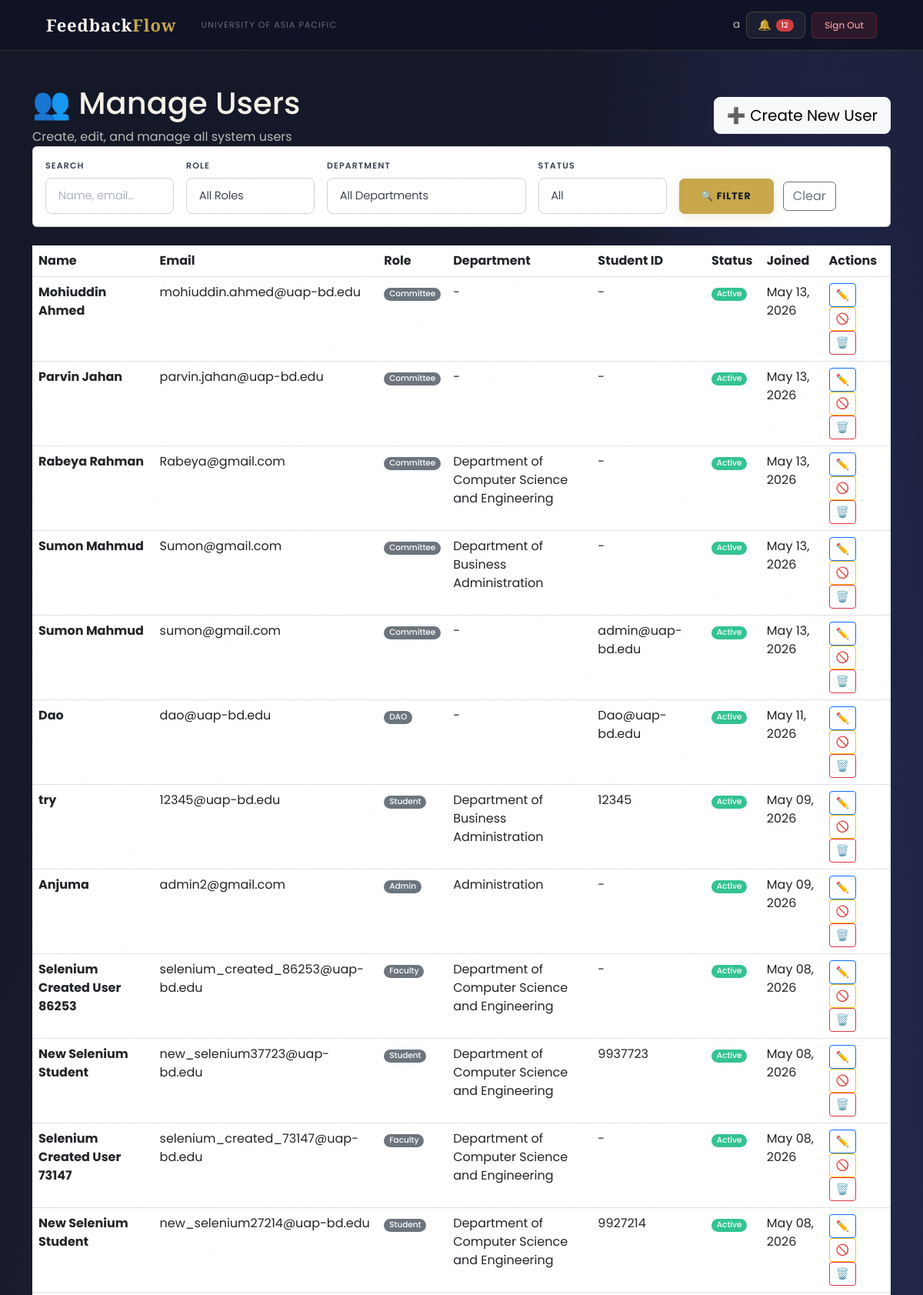
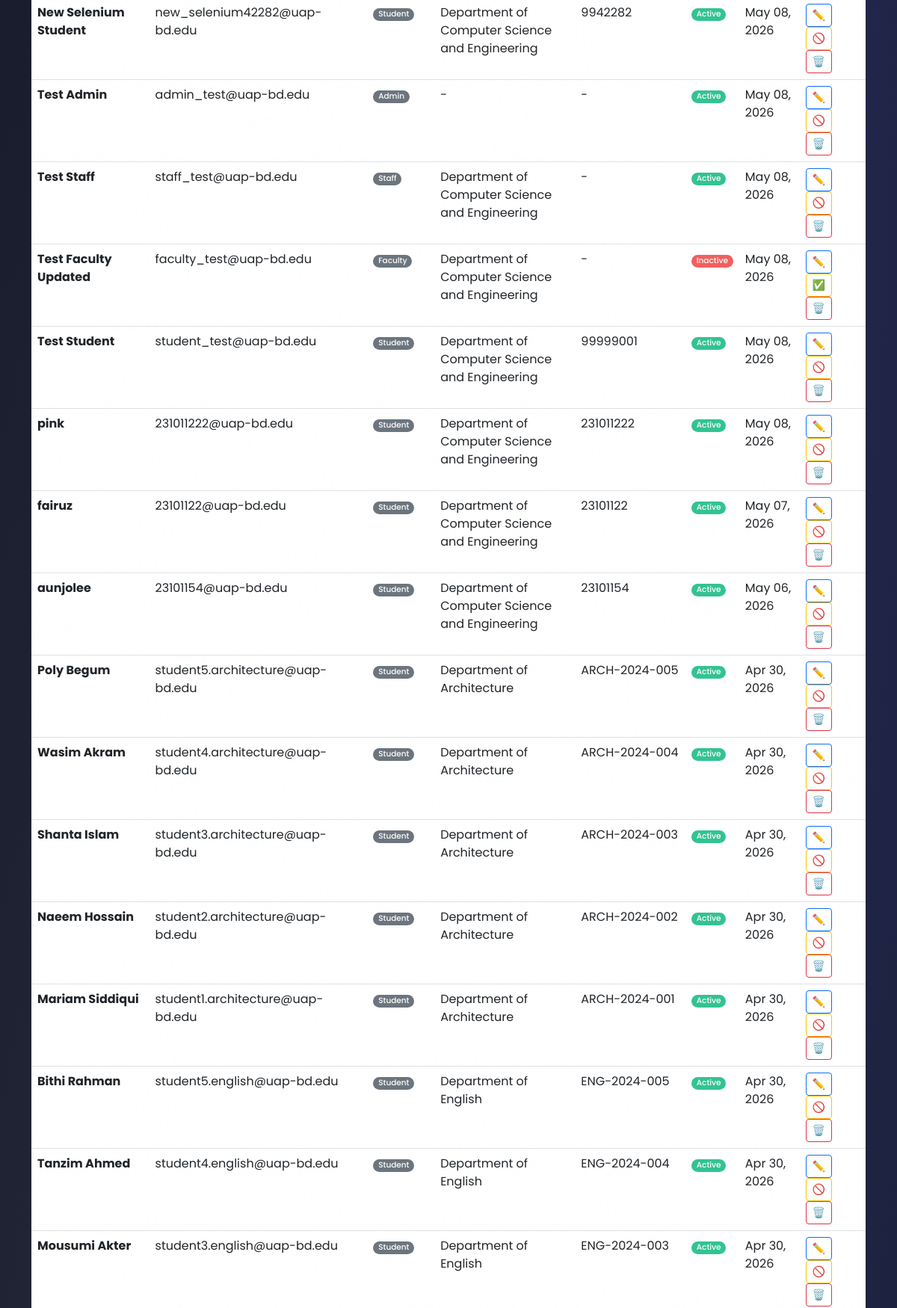
The page /dashboard/users/ (signed in, upper part) on the database its author committed (2 pictures, top to bottom).
### users/models.py (models this page shows, shortened)
class User(AbstractBaseUser, PermissionsMixin):
    ROLE_CHOICES = (
        ('Student', 'Student'),
        ('Faculty', 'Faculty'),
        ('HOD', 'Head of Department'),
        ('Staff', 'Staff'),
        ('DAO', 'Dean of Administration Office'),
        ('Admin', 'Administrator'),
        ('Committee', 'Committee Member'),
    )
    DEPARTMENT_CHOICES = (
        ('DBA', 'Department of Business Administration'),
        ('CSE', 'Department of Computer Science and Engineering'),
        ('CE', 'Department of Civil Engineering'),
        ('EEE', 'Department of Electrical and Electronic Engineering'),
        ('Pharmacy', 'Department of Pharmacy'),
        ('Law', 'Department of Law and Human Rights'),
        ('English', 'Department of English'),
        ('Architecture', 'Department of Architecture'),
    )
    COMMITTEE_TYPE_CHOICES = (
        ('Harassment Committee', 'Harassment Committee'),
        ('Proctorial Committee', 'Proctorial Committee'),
    )
    email       = models.EmailField(unique=True, max_length=255)
    full_name   = models.CharField(max_length=150)
    role        = models.CharField(max_length=20, choices=ROLE_CHOICES)
    department  = models.CharField(max_length=100, choices=DEPARTMENT_CHOICES, null=True, blank=True)
    student_id  = models.CharField(max_length=50, unique=True, null=True, blank=True)
    committee_type = models.CharField(
        max_length=50,
        choices=COMMITTEE_TYPE_CHOICES,
        null=True, blank=True
    )
    is_active   = models.BooleanField(default=True)
    is_staff    = models.BooleanField(default=False)
    created_at  = models.DateTimeField(auto_now_add=True)
    updated_at  = models.DateTimeField(auto_now=True)
    USERNAME_FIELD  = 'email'
    REQUIRED_FIELDS = ['full_name']
    objects = UserManager()
    class Meta:
        verbose_name        = 'User'
        verbose_name_plural = 'Users'
        ordering            = ['-created_at']
    def get_short_name(self):
        return self.full_name.split()[0] if self.full_name else self.email

### users/views.py (the view)
# urls.py: path('dashboard/users/',                              views.admin_user_list,         name='admin_user_list'),
@login_required
def admin_user_list(request):
    if request.user.role != 'Admin':
        return redirect('login')
    users         = User.objects.all().order_by('-created_at')
    search        = request.GET.get('search', '')
    role_filter   = request.GET.get('role', '')
    dept_filter   = request.GET.get('department', '')
    status_filter = request.GET.get('status', '')
    if search:
        users = users.filter(full_name__icontains=search) | users.filter(email__icontains=search)
    if role_filter:
        users = users.filter(role=role_filter)
    if dept_filter:
        users = users.filter(department=dept_filter)
    if status_filter == 'active':
        users = users.filter(is_active=True)
    elif status_filter == 'inactive':
        users = users.filter(is_active=False)
    context = {
        'users':              users,
        'search':             search,
        'role_filter':        role_filter,
        'dept_filter':        dept_filter,
        'status_filter':      status_filter,
        'roles':              User.ROLE_CHOICES,
        'departments':        User.DEPARTMENT_CHOICES,
        'role_choices':       User.ROLE_CHOICES,
        'department_choices': User.DEPARTMENT_CHOICES,
    }
    return render(request, 'users/admin_user_list.html', context)

### users/context_processors.py (called while the page is built)
def notifications_count(request):
    if request.user.is_authenticated:
        from users.models import Notification
        count = Notification.objects.filter(
            recipient=request.user,
            is_read=False
        ).count()
        return {'unread_notifications_count': count}
    return {'unread_notifications_count': 0}

### users/templates/users/admin_user_list.html (shortened to what this page needs)
{% extends 'users/dashboard_base.html' %}
{% block content %}
<div class="container mt-4">
    <div class="dashboard-header">
        <div class="row align-items-center">
            <div class="col-md-8">
                <h1>👥 Manage Users</h1>
                <p class="mb-0 opacity-75">Create, edit, and manage all system users</p>
            </div>
            <div class="col-md-4 text-end">
                <a href="{% url 'admin_user_create' %}" class="btn btn-light btn-lg">
                    ➕ Create New User
                </a>
            </div>
        </div>
    </div>
    <div class="card info-card mb-4">
        <div class="card-body">
            <form method="get" class="row g-3 align-items-end">
                <div class="col-md-2">
                    <label class="form-label fw-semibold">Search</label>
                    <input type="text" name="q" class="form-control" placeholder="Name, email..." value="{{ search_query }}">
                </div>
                <div class="col-md-2">
                    <label class="form-label fw-semibold">Role</label>
                    <select name="role" class="form-select">
                        <option value="">All Roles</option>
                    </select>
                </div>
                <div class="col-md-3">
                    <label class="form-label fw-semibold">Department</label>
                    <select name="department" class="form-select">
                        <option value="">All Departments</option>
                    </select>
                </div>
                <div class="col-md-2">
                    <label class="form-label fw-semibold">Status</label>
                    <select name="status" class="form-select">
                        <option value="">All</option>
                    </select>
                </div>
                <div class="col-md-3">
                    <button type="submit" class="btn btn-primary me-2">🔍 Filter</button>
                    <a href="{% url 'admin_user_list' %}" class="btn btn-outline-secondary">Clear</a>
                </div>
            </form>
        </div>
    </div>
    <div class="modern-table">
        <table class="table table-hover mb-0">
            <thead>
            <tr>
                <th>Name</th>
                <th>Email</th>
                <th>Role</th>
                <th>Department</th>
                <th>Student ID</th>
                <th>Status</th>
                <th>Joined</th>
                <th>Actions</th>
            </tr>
            </thead>
            <tbody>
            {% for u in users %}
            <tr>
                <td><strong>{{ u.full_name }}</strong></td>
                <td>{{ u.email }}</td>
                <td><span class="badge bg-secondary">{{ u.role }}</span></td>
                <td>{{ u.get_department_display|default:"-" }}</td>
                <td>{{ u.student_id|default:"-" }}</td>
                <td>
                    {% if u.is_active %}
                    <span class="badge bg-success">Active</span>
                    {% else %}
                    <span class="badge bg-danger">Inactive</span>
                    {% endif %}
                </td>
                <td>{{ u.created_at|date:"M d, Y" }}</td>
                <td>
                    <a href="{% url 'admin_user_edit' u.id %}" class="btn btn-sm btn-outline-primary" title="Edit">✏️</a>
                    <a href="{% url 'admin_user_toggle_active' u.id %}" class="btn btn-sm btn-outline-warning" title="Toggle Active">
                        {% if u.is_active %}🚫{% else %}✅{% endif %}
                    </a>
                    <a href="{% url 'admin_user_delete' u.id %}" class="btn btn-sm btn-outline-danger" title="Delete">🗑️</a>
                </td>
            </tr>
            {% empty %}
            <tr>
                <td colspan="8" class="text-center text-muted py-4">No users found matching your filters.</td>
            </tr>
            {% endfor %}
            </tbody>
        </table>
    </div>
</div>
{% endblock %}

### users/templates/users/base.html (shortened to what this page needs)
<!DOCTYPE html>
<html lang="en">
<head>
    <link href="https://cdn.jsdelivr.net/npm/bootstrap@5.3.0/dist/css/bootstrap.min.css" rel="stylesheet">
</head>
<body>
<nav class="navbar navbar-expand-lg">
    <div class="container-fluid d-flex align-items-center gap-3">
        <a class="navbar-brand" href="/">Feedback<em>Flow</em></a>
        <span class="navbar-text d-none d-md-inline">University of Asia Pacific</span>
        {% if user.is_authenticated %}
        <div class="ms-auto d-flex align-items-center gap-2">
            <span class="nav-user-info d-none d-md-inline">{{ user.get_short_name }}</span>
            <a href="{% url 'notifications' %}" class="btn-bell">
                🔔
                {% if unread_notifications_count > 0 %}
                <span class="badge bg-danger" style="font-size:10px;padding:3px 7px;">{{ unread_notifications_count }}</span>
                {% endif %}
            </a>
            <a href="{% url 'logout' %}" class="btn-logout">Sign Out</a>
        </div>
        {% else %}
        <div class="ms-auto">
            <a href="{% url 'login' %}" class="btn-login">Login</a>
        </div>
        {% endif %}
    </div>
</nav>
<main>{% block content %}{% endblock %}</main>
</body>
</html>

### rows shown on the page
User: get_short_name "a"
User: full_name "Mohiuddin Ahmed", email "mohiuddin.ahmed@uap-bd.edu", role "Committee", department "-", student_id "-", is_active "Active", created_at "May 13, 2026"
User: full_name "Parvin Jahan", email "parvin.jahan@uap-bd.edu", role "Committee", department "-", student_id "-", is_active "Active", created_at "May 13, 2026"
User: full_name "Rabeya Rahman", email "Rabeya@gmail.com", role "Committee", department "Department of Computer Science and Engineering", student_id "-", is_active "Active", created_at "May 13, 2026"
User: full_name "Sumon Mahmud", email "Sumon@gmail.com", role "Committee", department "Department of Business Administration", student_id "-", is_active "Active", created_at "May 13, 2026"
User: full_name "Sumon Mahmud", email "sumon@gmail.com", role "Committee", department "-", student_id "admin@uap-bd.edu", is_active "Active", created_at "May 13, 2026"
User: full_name "Dao", email "dao@uap-bd.edu", role "DAO", department "-", student_id "Dao@uap-bd.edu", is_active "Active", created_at "May 11, 2026"
User: full_name "try", email "12345@uap-bd.edu", role "Student", department "Department of Business Administration", student_id "12345", is_active "Active", created_at "May 09, 2026"
User: full_name "Anjuma", email "admin2@gmail.com", role "Admin", department "Administration", student_id "-", is_active "Active", created_at "May 09, 2026"
User: full_name "Selenium Created User 86253", email "selenium_created_86253@uap-bd.edu", role "Faculty", department "Department of Computer Science and Engineering", student_id "-", is_active "Active", created_at "May 08, 2026"
User: full_name "New Selenium Student", email "new_selenium37723@uap-bd.edu", role "Student", department "Department of Computer Science and Engineering", student_id "9937723", is_active "Active", created_at "May 08, 2026"
User: full_name "Selenium Created User 73147", email "selenium_created_73147@uap-bd.edu", role "Faculty", department "Department of Computer Science and Engineering", student_id "-", is_active "Active", created_at "May 08, 2026"
User: full_name "New Selenium Student", email "new_selenium27214@uap-bd.edu", role "Student", department "Department of Computer Science and Engineering", student_id "9927214", is_active "Active", created_at "May 08, 2026"
User: full_name "New Selenium Student", email "new_selenium42282@uap-bd.edu", role "Student", department "Department of Computer Science and Engineering", student_id "9942282", is_active "Active", created_at "May 08, 2026"
User: full_name "Test Admin", email "admin_test@uap-bd.edu", role "Admin", department "-", student_id "-", is_active "Active", created_at "May 08, 2026"
User: full_name "Test Staff", email "staff_test@uap-bd.edu", role "Staff", department "Department of Computer Science and Engineering", student_id "-", is_active "Active", created_at "May 08, 2026"
User: full_name "Test Faculty Updated", email "faculty_test@uap-bd.edu", role "Faculty", department "Department of Computer Science and Engineering", student_id "-", is_active "Inactive", created_at "May 08, 2026"
User: full_name "Test Student", email "student_test@uap-bd.edu", role "Student", department "Department of Computer Science and Engineering", student_id "99999001", is_active "Active", created_at "May 08, 2026"
User: full_name "pink", email "231011222@uap-bd.edu", role "Student", department "Department of Computer Science and Engineering", student_id "231011222", is_active "Active", created_at "May 08, 2026"
User: full_name "fairuz", email "23101122@uap-bd.edu", role "Student", department "Department of Computer Science and Engineering", student_id "23101122", is_active "Active", created_at "May 07, 2026"
User: full_name "aunjolee", email "23101154@uap-bd.edu", role "Student", department "Department of Computer Science and Engineering", student_id "23101154", is_active "Active", created_at "May 06, 2026"
User: full_name "Poly Begum", email "student5.architecture@uap-bd.edu", role "Student", department "Department of Architecture", student_id "ARCH-2024-005", is_active "Active", created_at "Apr 30, 2026"
User: full_name "Wasim Akram", email "student4.architecture@uap-bd.edu", role "Student", department "Department of Architecture", student_id "ARCH-2024-004", is_active "Active", created_at "Apr 30, 2026"
User: full_name "Shanta Islam", email "student3.architecture@uap-bd.edu", role "Student", department "Department of Architecture", student_id "ARCH-2024-003", is_active "Active", created_at "Apr 30, 2026"
User: full_name "Naeem Hossain", email "student2.architecture@uap-bd.edu", role "Student", department "Department of Architecture", student_id "ARCH-2024-002", is_active "Active", created_at "Apr 30, 2026"
User: full_name "Mariam Siddiqui", email "student1.architecture@uap-bd.edu", role "Student", department "Department of Architecture", student_id "ARCH-2024-001", is_active "Active", created_at "Apr 30, 2026"
User: full_name "Bithi Rahman", email "student5.english@uap-bd.edu", role "Student", department "Department of English", student_id "ENG-2024-005", is_active "Active", created_at "Apr 30, 2026"
User: full_name "Tanzim Ahmed", email "student4.english@uap-bd.edu", role "Student", department "Department of English", student_id "ENG-2024-004", is_active "Active", created_at "Apr 30, 2026"
User: full_name "Mousumi Akter", email "student3.english@uap-bd.edu", role "Student", department "Department of English", student_id "ENG-2024-003", is_active "Active", created_at "Apr 30, 2026"

### other values the page prints
{{ unread_notifications_count }} "12"
